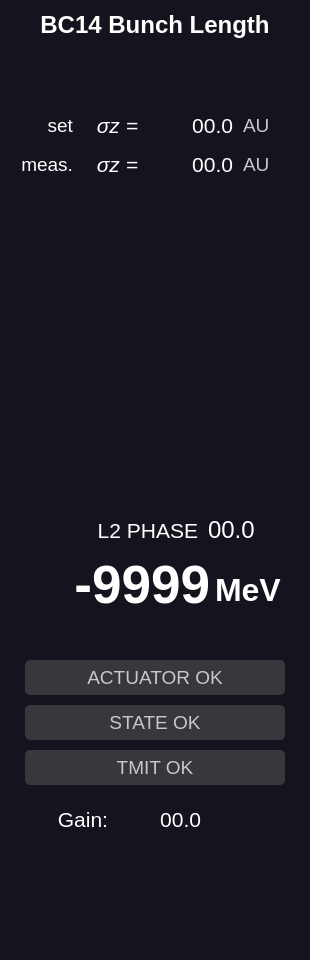
   <widget class="QWidget" name="FB_5_BC14BL" native="true">
    <property name="geometry">
     <rect>
      <x>1282</x>
      <y>60</y>
      <width>310</width>
      <height>960</height>
     </rect>
    </property>
    <property name="styleSheet">
     <string notr="true">border-radius: 5px;
background-color: rgb(20, 20, 30);
color: rgb(255, 255, 255);</string>
    </property>
    <widget class="QLabel" name="header_5">
     <property name="geometry">
      <rect>
       <x>0</x>
       <y>5</y>
       <width>310</width>
       <height>40</height>
      </rect>
     </property>
     <property name="font">
      <font>
       <pointsize>18</pointsize>
       <weight>75</weight>
       <bold>true</bold>
      </font>
     </property>
     <property name="text">
      <string>BC14 Bunch Length</string>
     </property>
     <property name="alignment">
      <set>Qt::AlignCenter</set>
     </property>
    </widget>
    <widget class="PyDMTimePlot" name="meas_5">
     <property name="geometry">
      <rect>
       <x>10</x>
       <y>200</y>
       <width>320</width>
       <height>245</height>
      </rect>
     </property>
     <property name="toolTip">
      <string/>
     </property>
     <property name="styleSheet">
      <string notr="true">border: 0px;
color: rgb(255, 255, 255);</string>
     </property>
     <property name="backgroundBrush">
      <brush brushstyle="SolidPattern">
       <color alpha="255">
        <red>20</red>
        <green>20</green>
        <blue>30</blue>
       </color>
      </brush>
     </property>
     <property name="backgroundColor">
      <color>
       <red>20</red>
       <green>20</green>
       <blue>30</blue>
      </color>
     </property>
     <property name="yAxes">
      <stringlist>
       <string>{&quot;name&quot;: &quot;Axis 1&quot;, &quot;orientation&quot;: &quot;right&quot;, &quot;label&quot;: null, &quot;minRange&quot;: 0.0, &quot;maxRange&quot;: 12500.0, &quot;autoRange&quot;: true, &quot;logMode&quot;: null}</string>
      </stringlist>
     </property>
     <property name="curves">
      <stringlist>
       <string>{&quot;channel&quot;: &quot;ca://BLEN:LI14:888:BZ14888B_S_SUM&quot;, &quot;plot_style&quot;: null, &quot;name&quot;: &quot; &quot;, &quot;color&quot;: &quot;#0a84ff&quot;, &quot;lineStyle&quot;: 1, &quot;lineWidth&quot;: 1, &quot;symbol&quot;: null, &quot;symbolSize&quot;: 10, &quot;yAxisName&quot;: &quot;Axis 1&quot;, &quot;barWidth&quot;: null, &quot;upperThreshold&quot;: null, &quot;lowerThreshold&quot;: null, &quot;thresholdColor&quot;: &quot;white&quot;}</string>
       <string>{&quot;channel&quot;: &quot;ca://SIOC:SYS1:ML00:CALC144&quot;, &quot;plot_style&quot;: null, &quot;name&quot;: &quot;SIOC:SYS1:ML00:CALC144&quot;, &quot;color&quot;: &quot;#ffaa00&quot;, &quot;lineStyle&quot;: 1, &quot;lineWidth&quot;: 2, &quot;symbol&quot;: null, &quot;symbolSize&quot;: 10, &quot;yAxisName&quot;: &quot;Axis 1&quot;, &quot;barWidth&quot;: null, &quot;upperThreshold&quot;: null, &quot;lowerThreshold&quot;: null, &quot;thresholdColor&quot;: &quot;white&quot;}</string>
      </stringlist>
     </property>
     <property name="updatesAsynchronously">
      <bool>true</bool>
     </property>
     <property name="timeSpan">
      <double>93.000000000000000</double>
     </property>
     <property name="updateInterval">
      <double>0.050000000000000</double>
     </property>
     <property name="autoRangeY">
      <bool>false</bool>
     </property>
     <property name="minYRange">
      <double>0.000000000000000</double>
     </property>
     <property name="maxYRange">
      <double>12500.000000000000000</double>
     </property>
    </widget>
    <widget class="QWidget" name="info_5" native="true">
     <property name="geometry">
      <rect>
       <x>10</x>
       <y>650</y>
       <width>290</width>
       <height>140</height>
      </rect>
     </property>
     <widget class="QLabel" name="stat_tmit_5">
      <property name="geometry">
       <rect>
        <x>15</x>
        <y>100</y>
        <width>260</width>
        <height>35</height>
       </rect>
      </property>
      <property name="font">
       <font>
        <pointsize>14</pointsize>
       </font>
      </property>
      <property name="styleSheet">
       <string notr="true">background-color: rgb(55,55,60);
color: rgb(200, 200, 200);</string>
      </property>
      <property name="text">
       <string>TMIT OK</string>
      </property>
      <property name="alignment">
       <set>Qt::AlignCenter</set>
      </property>
      <property name="margin">
       <number>1</number>
      </property>
     </widget>
     <widget class="QLabel" name="stat_act_5">
      <property name="geometry">
       <rect>
        <x>15</x>
        <y>10</y>
        <width>260</width>
        <height>35</height>
       </rect>
      </property>
      <property name="font">
       <font>
        <pointsize>14</pointsize>
       </font>
      </property>
      <property name="styleSheet">
       <string notr="true">background-color: rgb(55,55,60);
color: rgb(200, 200, 200);</string>
      </property>
      <property name="frameShape">
       <enum>QFrame::NoFrame</enum>
      </property>
      <property name="text">
       <string>ACTUATOR OK</string>
      </property>
      <property name="alignment">
       <set>Qt::AlignCenter</set>
      </property>
      <property name="margin">
       <number>1</number>
      </property>
     </widget>
     <widget class="QLabel" name="stat_meas_5">
      <property name="geometry">
       <rect>
        <x>15</x>
        <y>55</y>
        <width>260</width>
        <height>35</height>
       </rect>
      </property>
      <property name="font">
       <font>
        <pointsize>14</pointsize>
       </font>
      </property>
      <property name="styleSheet">
       <string notr="true">background-color: rgb(55,55,60);
color: rgb(200, 200, 200);</string>
      </property>
      <property name="text">
       <string>STATE OK</string>
      </property>
      <property name="alignment">
       <set>Qt::AlignCenter</set>
      </property>
      <property name="margin">
       <number>1</number>
      </property>
     </widget>
    </widget>
    <widget class="PyDMLabel" name="act_5_deg">
     <property name="geometry">
      <rect>
       <x>20</x>
       <y>555</y>
       <width>190</width>
       <height>60</height>
      </rect>
     </property>
     <property name="font">
      <font>
       <pointsize>40</pointsize>
       <weight>75</weight>
       <bold>true</bold>
      </font>
     </property>
     <property name="toolTip">
      <string/>
     </property>
     <property name="styleSheet">
      <string notr="true">PyDMLabel[alarmSensitiveBorder=&quot;true&quot;][alarmSeverity=&quot;0&quot;] {
  color: rgb(144,194,255);
}</string>
     </property>
     <property name="text">
      <string>-9999</string>
     </property>
     <property name="alignment">
      <set>Qt::AlignRight|Qt::AlignTrailing|Qt::AlignVCenter</set>
     </property>
     <property name="margin">
      <number>5</number>
     </property>
     <property name="precision" stdset="0">
      <number>0</number>
     </property>
     <property name="showUnits" stdset="0">
      <bool>false</bool>
     </property>
     <property name="precisionFromPV" stdset="0">
      <bool>true</bool>
     </property>
     <property name="alarmSensitiveContent" stdset="0">
      <bool>false</bool>
     </property>
     <property name="alarmSensitiveBorder" stdset="0">
      <bool>true</bool>
     </property>
     <property name="channel" stdset="0">
      <string>SIOC:SYS1:ML01:AO721</string>
     </property>
    </widget>
    <widget class="PyDMAnalogIndicator" name="BC14BL_act">
     <property name="geometry">
      <rect>
       <x>10</x>
       <y>445</y>
       <width>280</width>
       <height>60</height>
      </rect>
     </property>
     <property name="toolTip">
      <string/>
     </property>
     <property name="channel" stdset="0">
      <string>SIOC:SYS1:ML00:CALC145</string>
     </property>
     <property name="showValue" stdset="0">
      <bool>false</bool>
     </property>
     <property name="showTicks" stdset="0">
      <bool>false</bool>
     </property>
     <property name="flipScale" stdset="0">
      <bool>false</bool>
     </property>
     <property name="backgroundColor" stdset="0">
      <color>
       <red>55</red>
       <green>55</green>
       <blue>60</blue>
      </color>
     </property>
     <property name="indicatorColor" stdset="0">
      <color>
       <red>255</red>
       <green>255</green>
       <blue>255</blue>
      </color>
     </property>
     <property name="tickColor" stdset="0">
      <color>
       <red>0</red>
       <green>0</green>
       <blue>0</blue>
      </color>
     </property>
     <property name="backgroundSizeRate" stdset="0">
      <double>0.500000000000000</double>
     </property>
     <property name="tickSizeRate" stdset="0">
      <double>0.700000000000000</double>
     </property>
     <property name="numDivisions" stdset="0">
      <number>20</number>
     </property>
     <property name="scaleHeight" stdset="0">
      <number>50</number>
     </property>
     <property name="limitsFromChannel" stdset="0">
      <bool>false</bool>
     </property>
     <property name="userLowerLimit" stdset="0">
      <double>-40.000000000000000</double>
     </property>
     <property name="userUpperLimit" stdset="0">
      <double>0.000000000000000</double>
     </property>
     <property name="minorAlarmRegionColor" stdset="0">
      <color>
       <red>65</red>
       <green>65</green>
       <blue>70</blue>
      </color>
     </property>
     <property name="majorAlarmRegionColor" stdset="0">
      <color>
       <red>75</red>
       <green>75</green>
       <blue>80</blue>
      </color>
     </property>
     <property name="minorAlarmFromChannel" stdset="0">
      <bool>false</bool>
     </property>
     <property name="userUpperMinorAlarm" stdset="0">
      <double>-5.000000000000000</double>
     </property>
     <property name="userLowerMinorAlarm" stdset="0">
      <double>-35.000000000000000</double>
     </property>
     <property name="majorAlarmFromChannel" stdset="0">
      <bool>false</bool>
     </property>
     <property name="userUpperMajorAlarm" stdset="0">
      <double>-2.000000000000000</double>
     </property>
     <property name="userLowerMajorAlarm" stdset="0">
      <double>-38.000000000000000</double>
     </property>
    </widget>
    <widget class="QWidget" name="widget_3" native="true">
     <property name="geometry">
      <rect>
       <x>15</x>
       <y>105</y>
       <width>280</width>
       <height>80</height>
      </rect>
     </property>
     <layout class="QGridLayout" name="gridLayout_3">
      <property name="leftMargin">
       <number>2</number>
      </property>
      <property name="topMargin">
       <number>2</number>
      </property>
      <property name="rightMargin">
       <number>2</number>
      </property>
      <property name="bottomMargin">
       <number>2</number>
      </property>
      <property name="horizontalSpacing">
       <number>10</number>
      </property>
      <property name="verticalSpacing">
       <number>2</number>
      </property>
      <item row="1" column="2">
       <widget class="PyDMLabel" name="phi_gun_4">
        <property name="minimumSize">
         <size>
          <width>85</width>
          <height>0</height>
         </size>
        </property>
        <property name="font">
         <font>
          <pointsize>16</pointsize>
         </font>
        </property>
        <property name="toolTip">
         <string/>
        </property>
        <property name="styleSheet">
         <string notr="true">PyDMLabel {
  border-radius: 2px;
}
PyDMLabel[alarmSensitiveBorder=&quot;true&quot;][alarmSeverity=&quot;0&quot;] {
  background-color: rgb(0,0,10);
  color: rgb(144,194,255);
}
PyDMLabel[alarmSensitiveBorder=&quot;true&quot;][alarmSeverity=&quot;1&quot;] {
  background-color: rgb(0,0,10);
  color: rgb(255,255,0);
}

PyDMLabel[alarmSensitiveBorder=&quot;true&quot;][alarmSeverity=&quot;2&quot;] {
  background-color: rgb(255,0,0);
  color: rgb(255,255,255);
}

PyDMLabel[alarmSensitiveBorder=&quot;true&quot;][alarmSeverity=&quot;3&quot;] {
  background-color: rgb(192,0,255);
  color: rgb(255,255,0);
}

PyDMLabel[alarmSensitiveBorder=&quot;true&quot;][alarmSeverity=&quot;4&quot;] {
  color: rgb(218,218,218);
  background-color: rgb(25,25,25);
}</string>
        </property>
        <property name="text">
         <string>00.0</string>
        </property>
        <property name="alignment">
         <set>Qt::AlignRight|Qt::AlignTrailing|Qt::AlignVCenter</set>
        </property>
        <property name="margin">
         <number>3</number>
        </property>
        <property name="precision" stdset="0">
         <number>1</number>
        </property>
        <property name="showUnits" stdset="0">
         <bool>false</bool>
        </property>
        <property name="precisionFromPV" stdset="0">
         <bool>false</bool>
        </property>
        <property name="alarmSensitiveContent" stdset="0">
         <bool>true</bool>
        </property>
        <property name="alarmSensitiveBorder" stdset="0">
         <bool>true</bool>
        </property>
        <property name="PyDMToolTip" stdset="0">
         <string/>
        </property>
        <property name="channel" stdset="0">
         <string>BLEN:LI14:888:BZ14888B_S_SUM</string>
        </property>
        <property name="enableRichText" stdset="0">
         <bool>false</bool>
        </property>
       </widget>
      </item>
      <item row="0" column="1">
       <widget class="QLabel" name="label_18">
        <property name="font">
         <font>
          <pointsize>16</pointsize>
          <italic>true</italic>
         </font>
        </property>
        <property name="text">
         <string>σz =</string>
        </property>
        <property name="alignment">
         <set>Qt::AlignRight|Qt::AlignTrailing|Qt::AlignVCenter</set>
        </property>
       </widget>
      </item>
      <item row="1" column="1">
       <widget class="QLabel" name="label_19">
        <property name="font">
         <font>
          <pointsize>16</pointsize>
          <italic>true</italic>
         </font>
        </property>
        <property name="text">
         <string>σz =</string>
        </property>
        <property name="alignment">
         <set>Qt::AlignRight|Qt::AlignTrailing|Qt::AlignVCenter</set>
        </property>
       </widget>
      </item>
      <item row="1" column="3">
       <widget class="QLabel" name="label_7">
        <property name="maximumSize">
         <size>
          <width>50</width>
          <height>16777215</height>
         </size>
        </property>
        <property name="font">
         <font>
          <pointsize>14</pointsize>
         </font>
        </property>
        <property name="styleSheet">
         <string notr="true">color: rgb(200, 200, 200);</string>
        </property>
        <property name="text">
         <string>AU</string>
        </property>
        <property name="alignment">
         <set>Qt::AlignLeading|Qt::AlignLeft|Qt::AlignVCenter</set>
        </property>
       </widget>
      </item>
      <item row="0" column="0">
       <widget class="QLabel" name="label_20">
        <property name="font">
         <font>
          <pointsize>14</pointsize>
          <italic>false</italic>
         </font>
        </property>
        <property name="text">
         <string>set</string>
        </property>
        <property name="alignment">
         <set>Qt::AlignRight|Qt::AlignTrailing|Qt::AlignVCenter</set>
        </property>
       </widget>
      </item>
      <item row="1" column="0">
       <widget class="QLabel" name="label_21">
        <property name="font">
         <font>
          <pointsize>14</pointsize>
          <italic>false</italic>
         </font>
        </property>
        <property name="text">
         <string>meas.</string>
        </property>
        <property name="alignment">
         <set>Qt::AlignRight|Qt::AlignTrailing|Qt::AlignVCenter</set>
        </property>
       </widget>
      </item>
      <item row="0" column="2">
       <widget class="PyDMLabel" name="phi_gun_5">
        <property name="minimumSize">
         <size>
          <width>85</width>
          <height>0</height>
         </size>
        </property>
        <property name="font">
         <font>
          <pointsize>16</pointsize>
         </font>
        </property>
        <property name="toolTip">
         <string/>
        </property>
        <property name="styleSheet">
         <string notr="true">PyDMLabel {
  border-radius: 2px;
}
PyDMLabel[alarmSensitiveBorder=&quot;true&quot;][alarmSeverity=&quot;0&quot;] {
  background-color: rgb(0,0,10);
  color: rgb(144,194,255);
}
PyDMLabel[alarmSensitiveBorder=&quot;true&quot;][alarmSeverity=&quot;1&quot;] {
  background-color: rgb(0,0,10);
  color: rgb(255,255,0);
}

PyDMLabel[alarmSensitiveBorder=&quot;true&quot;][alarmSeverity=&quot;2&quot;] {
  background-color: rgb(255,0,0);
  color: rgb(255,255,255);
}

PyDMLabel[alarmSensitiveBorder=&quot;true&quot;][alarmSeverity=&quot;3&quot;] {
  background-color: rgb(192,0,255);
  color: rgb(255,255,0);
}

PyDMLabel[alarmSensitiveBorder=&quot;true&quot;][alarmSeverity=&quot;4&quot;] {
  color: rgb(218,218,218);
  background-color: rgb(25,25,25);
}</string>
        </property>
        <property name="text">
         <string>00.0</string>
        </property>
        <property name="alignment">
         <set>Qt::AlignRight|Qt::AlignTrailing|Qt::AlignVCenter</set>
        </property>
        <property name="margin">
         <number>3</number>
        </property>
        <property name="precision" stdset="0">
         <number>1</number>
        </property>
        <property name="showUnits" stdset="0">
         <bool>false</bool>
        </property>
        <property name="precisionFromPV" stdset="0">
         <bool>false</bool>
        </property>
        <property name="alarmSensitiveContent" stdset="0">
         <bool>true</bool>
        </property>
        <property name="alarmSensitiveBorder" stdset="0">
         <bool>true</bool>
        </property>
        <property name="PyDMToolTip" stdset="0">
         <string/>
        </property>
        <property name="channel" stdset="0">
         <string>SIOC:SYS1:ML00:CALC144</string>
        </property>
        <property name="enableRichText" stdset="0">
         <bool>false</bool>
        </property>
       </widget>
      </item>
      <item row="0" column="3">
       <widget class="QLabel" name="label_8">
        <property name="maximumSize">
         <size>
          <width>50</width>
          <height>16777215</height>
         </size>
        </property>
        <property name="font">
         <font>
          <pointsize>14</pointsize>
         </font>
        </property>
        <property name="styleSheet">
         <string notr="true">color: rgb(200, 200, 200);</string>
        </property>
        <property name="text">
         <string>AU</string>
        </property>
        <property name="alignment">
         <set>Qt::AlignLeading|Qt::AlignLeft|Qt::AlignVCenter</set>
        </property>
       </widget>
      </item>
     </layout>
    </widget>
    <widget class="QWidget" name="widget_14" native="true">
     <property name="geometry">
      <rect>
       <x>10</x>
       <y>505</y>
       <width>280</width>
       <height>50</height>
      </rect>
     </property>
     <layout class="QGridLayout" name="gridLayout_15">
      <property name="leftMargin">
       <number>2</number>
      </property>
      <property name="topMargin">
       <number>2</number>
      </property>
      <property name="rightMargin">
       <number>2</number>
      </property>
      <property name="bottomMargin">
       <number>2</number>
      </property>
      <property name="horizontalSpacing">
       <number>10</number>
      </property>
      <property name="verticalSpacing">
       <number>2</number>
      </property>
      <item row="1" column="0">
       <widget class="QLabel" name="label_48">
        <property name="font">
         <font>
          <pointsize>16</pointsize>
          <italic>false</italic>
         </font>
        </property>
        <property name="text">
         <string>L2 PHASE</string>
        </property>
        <property name="alignment">
         <set>Qt::AlignRight|Qt::AlignTrailing|Qt::AlignVCenter</set>
        </property>
       </widget>
      </item>
      <item row="1" column="1">
       <widget class="PyDMLabel" name="phi_gun_31">
        <property name="minimumSize">
         <size>
          <width>60</width>
          <height>0</height>
         </size>
        </property>
        <property name="maximumSize">
         <size>
          <width>80</width>
          <height>16777215</height>
         </size>
        </property>
        <property name="font">
         <font>
          <pointsize>18</pointsize>
         </font>
        </property>
        <property name="toolTip">
         <string/>
        </property>
        <property name="styleSheet">
         <string notr="true">PyDMLabel {
  border-radius: 2px;
}
PyDMLabel[alarmSensitiveBorder=&quot;true&quot;][alarmSeverity=&quot;0&quot;] {
  background-color: rgb(0,0,10);
  color: rgb(144,194,255);
}
PyDMLabel[alarmSensitiveBorder=&quot;true&quot;][alarmSeverity=&quot;1&quot;] {
  background-color: rgb(0,0,10);
  color: rgb(255,255,0);
}

PyDMLabel[alarmSensitiveBorder=&quot;true&quot;][alarmSeverity=&quot;2&quot;] {
  background-color: rgb(255,0,0);
  color: rgb(255,255,255);
}

PyDMLabel[alarmSensitiveBorder=&quot;true&quot;][alarmSeverity=&quot;3&quot;] {
  background-color: rgb(192,0,255);
  color: rgb(255,255,0);
}

PyDMLabel[alarmSensitiveBorder=&quot;true&quot;][alarmSeverity=&quot;4&quot;] {
  color: rgb(218,218,218);
  background-color: rgb(25,25,25);
}</string>
        </property>
        <property name="text">
         <string>00.0</string>
        </property>
        <property name="alignment">
         <set>Qt::AlignLeading|Qt::AlignLeft|Qt::AlignVCenter</set>
        </property>
        <property name="margin">
         <number>3</number>
        </property>
        <property name="precision" stdset="0">
         <number>1</number>
        </property>
        <property name="showUnits" stdset="0">
         <bool>false</bool>
        </property>
        <property name="precisionFromPV" stdset="0">
         <bool>false</bool>
        </property>
        <property name="alarmSensitiveContent" stdset="0">
         <bool>true</bool>
        </property>
        <property name="alarmSensitiveBorder" stdset="0">
         <bool>true</bool>
        </property>
        <property name="PyDMToolTip" stdset="0">
         <string/>
        </property>
        <property name="channel" stdset="0">
         <string>SIOC:SYS1:ML00:CALC145</string>
        </property>
        <property name="enableRichText" stdset="0">
         <bool>false</bool>
        </property>
       </widget>
      </item>
     </layout>
    </widget>
    <widget class="QWidget" name="widget_19" native="true">
     <property name="geometry">
      <rect>
       <x>15</x>
       <y>800</y>
       <width>280</width>
       <height>38</height>
      </rect>
     </property>
     <layout class="QGridLayout" name="gridLayout_20">
      <property name="leftMargin">
       <number>2</number>
      </property>
      <property name="topMargin">
       <number>2</number>
      </property>
      <property name="rightMargin">
       <number>2</number>
      </property>
      <property name="bottomMargin">
       <number>2</number>
      </property>
      <property name="horizontalSpacing">
       <number>5</number>
      </property>
      <property name="verticalSpacing">
       <number>2</number>
      </property>
      <item row="1" column="0">
       <widget class="QLabel" name="label_56">
        <property name="minimumSize">
         <size>
          <width>91</width>
          <height>0</height>
         </size>
        </property>
        <property name="font">
         <font>
          <pointsize>16</pointsize>
          <italic>false</italic>
         </font>
        </property>
        <property name="text">
         <string>Gain:</string>
        </property>
        <property name="alignment">
         <set>Qt::AlignRight|Qt::AlignTrailing|Qt::AlignVCenter</set>
        </property>
       </widget>
      </item>
      <item row="1" column="1" colspan="2">
       <widget class="PyDMLabel" name="phi_gun_44">
        <property name="minimumSize">
         <size>
          <width>88</width>
          <height>0</height>
         </size>
        </property>
        <property name="maximumSize">
         <size>
          <width>88</width>
          <height>16777215</height>
         </size>
        </property>
        <property name="font">
         <font>
          <pointsize>16</pointsize>
         </font>
        </property>
        <property name="toolTip">
         <string/>
        </property>
        <property name="styleSheet">
         <string notr="true">PyDMLabel {
  border-radius: 2px;
}
PyDMLabel[alarmSensitiveBorder=&quot;true&quot;][alarmSeverity=&quot;0&quot;] {
  background-color: rgb(0,0,10);
  color: rgb(144,194,255);
}
PyDMLabel[alarmSensitiveBorder=&quot;true&quot;][alarmSeverity=&quot;1&quot;] {
  background-color: rgb(0,0,10);
  color: rgb(255,255,0);
}

PyDMLabel[alarmSensitiveBorder=&quot;true&quot;][alarmSeverity=&quot;2&quot;] {
  background-color: rgb(255,0,0);
  color: rgb(255,255,255);
}

PyDMLabel[alarmSensitiveBorder=&quot;true&quot;][alarmSeverity=&quot;3&quot;] {
  background-color: rgb(192,0,255);
  color: rgb(255,255,0);
}

PyDMLabel[alarmSensitiveBorder=&quot;true&quot;][alarmSeverity=&quot;4&quot;] {
  color: rgb(218,218,218);
  background-color: rgb(25,25,25);
}</string>
        </property>
        <property name="text">
         <string>00.0</string>
        </property>
        <property name="alignment">
         <set>Qt::AlignRight|Qt::AlignTrailing|Qt::AlignVCenter</set>
        </property>
        <property name="margin">
         <number>3</number>
        </property>
        <property name="precision" stdset="0">
         <number>1</number>
        </property>
        <property name="showUnits" stdset="0">
         <bool>false</bool>
        </property>
        <property name="precisionFromPV" stdset="0">
         <bool>false</bool>
        </property>
        <property name="alarmSensitiveContent" stdset="0">
         <bool>true</bool>
        </property>
        <property name="alarmSensitiveBorder" stdset="0">
         <bool>true</bool>
        </property>
        <property name="PyDMToolTip" stdset="0">
         <string/>
        </property>
        <property name="channel" stdset="0">
         <string>SIOC:SYS1:ML01:AO246</string>
        </property>
        <property name="enableRichText" stdset="0">
         <bool>false</bool>
        </property>
        <property name="displayFormat" stdset="0">
         <enum>PyDMLabel::Exponential</enum>
        </property>
       </widget>
      </item>
      <item row="1" column="3">
       <spacer name="horizontalSpacer_2">
        <property name="orientation">
         <enum>Qt::Horizontal</enum>
        </property>
        <property name="sizeHint" stdset="0">
         <size>
          <width>40</width>
          <height>20</height>
         </size>
        </property>
       </spacer>
      </item>
     </layout>
    </widget>
    <widget class="QLabel" name="meas_1_l_9">
     <property name="geometry">
      <rect>
       <x>215</x>
       <y>570</y>
       <width>90</width>
       <height>40</height>
      </rect>
     </property>
     <property name="font">
      <font>
       <pointsize>24</pointsize>
       <weight>75</weight>
       <bold>true</bold>
      </font>
     </property>
     <property name="text">
      <string>MeV</string>
     </property>
     <property name="alignment">
      <set>Qt::AlignLeading|Qt::AlignLeft|Qt::AlignVCenter</set>
     </property>
    </widget>
    <zorder>meas_5</zorder>
    <zorder>info_5</zorder>
    <zorder>act_5_deg</zorder>
    <zorder>BC14BL_act</zorder>
    <zorder>header_5</zorder>
    <zorder>widget_3</zorder>
    <zorder>widget_14</zorder>
    <zorder>widget_19</zorder>
    <zorder>meas_1_l_9</zorder>
   </widget>
